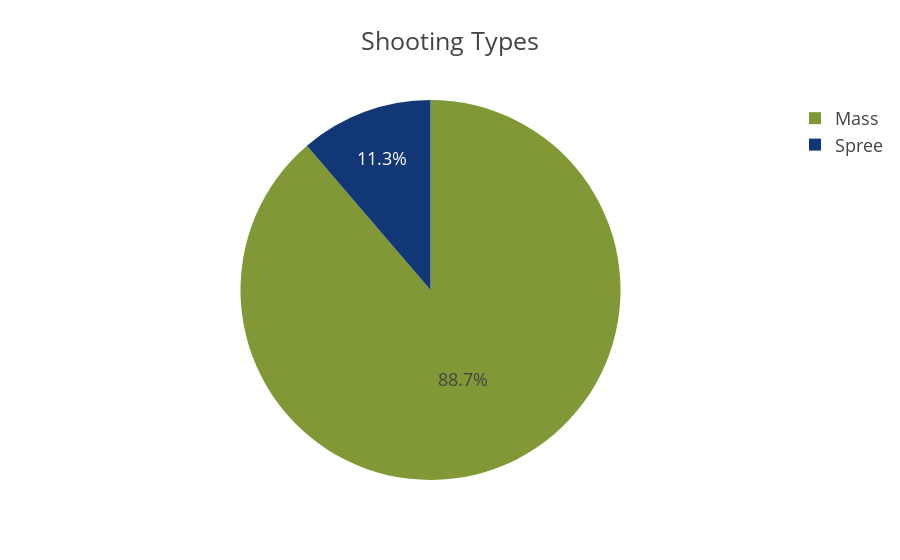

The notebook cell saved with this chart:
### Code cell
fig = px.pie(values= us_mass_shooting.SHOOTINGTYPE.value_counts(), names=['Mass','Spree'], 
            title='Shooting Types',
            template='presentation',
            color_discrete_sequence=['#809936','#123777'],
            data_frame=us_mass_shooting)
fig

### Figure 1 — Plotly figure (JSON) as saved in the notebook; plotly's stock layout.template omitted (floating-point values rounded to 4 significant figures)
{"data": [{"domain": {"x": [0, 1], "y": [0, 1]}, "hovertemplate": "label=%{label}<br>value=%{value}<extra></extra>", "labels": ["Mass", "Spree"], "legendgroup": "", "name": "", "showlegend": true, "type": "pie", "values": [63, 8]}], "layout": {"legend": {"tracegroupgap": 0}, "piecolorway": ["#809936", "#123777"], "title": {"text": "Shooting Types"}}}
